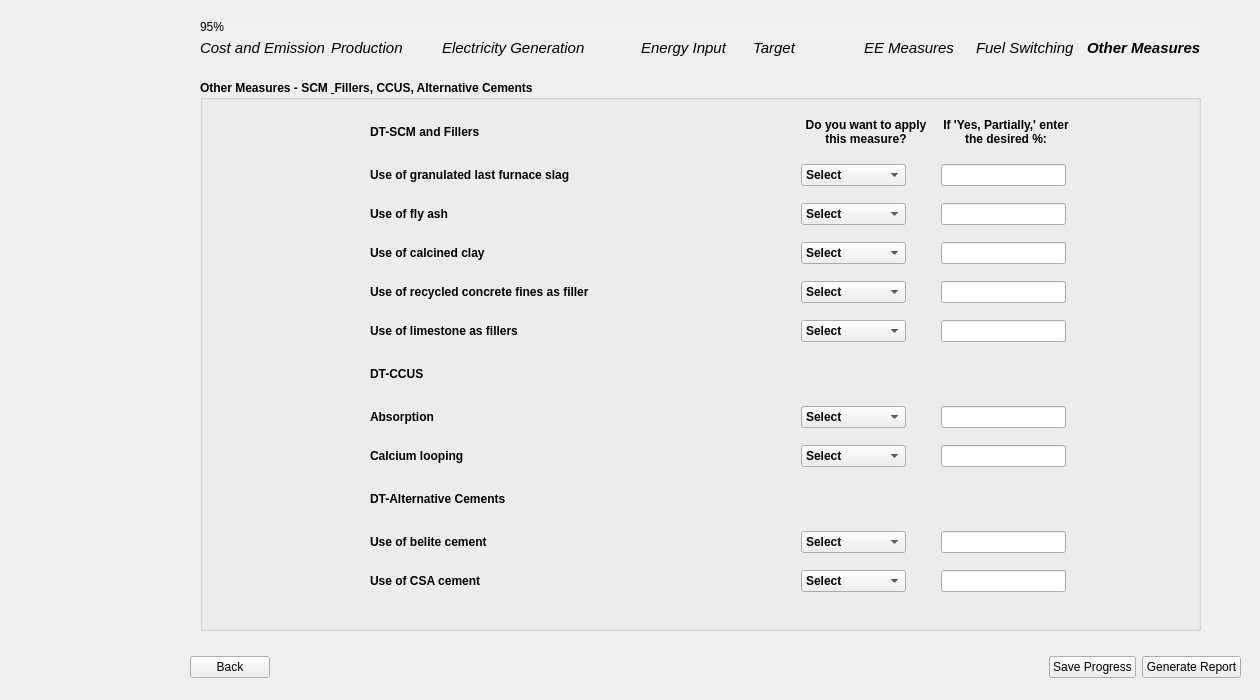
<?xml version="1.0" encoding="UTF-8"?>
<ui version="4.0">
 <class>Page10_AllDTMeasures</class>
 <widget class="QWidget" name="Page10_AllDTMeasures">
  <property name="geometry">
   <rect>
    <x>0</x>
    <y>0</y>
    <width>1260</width>
    <height>700</height>
   </rect>
  </property>
  <property name="sizePolicy">
   <sizepolicy hsizetype="Fixed" vsizetype="Fixed">
    <horstretch>0</horstretch>
    <verstretch>0</verstretch>
   </sizepolicy>
  </property>
  <property name="windowTitle">
   <string>Form</string>
  </property>
  <property name="styleSheet">
   <string notr="true"/>
  </property>
  <widget class="QWidget" name="layoutWidget">
   <property name="geometry">
    <rect>
     <x>190</x>
     <y>650</y>
     <width>1051</width>
     <height>35</height>
    </rect>
   </property>
   <layout class="QHBoxLayout" name="button_layout">
    <item>
     <widget class="QPushButton" name="backBtn">
      <property name="text">
       <string>Back</string>
      </property>
     </widget>
    </item>
    <item>
     <spacer name="horizontalSpacer">
      <property name="orientation">
       <enum>Qt::Horizontal</enum>
      </property>
      <property name="sizeHint" stdset="0">
       <size>
        <width>40</width>
        <height>20</height>
       </size>
      </property>
     </spacer>
    </item>
    <item>
     <widget class="QPushButton" name="saveBtn">
      <property name="text">
       <string>Save Progress</string>
      </property>
     </widget>
    </item>
    <item>
     <widget class="QPushButton" name="pdfBtn">
      <property name="font">
       <font>
        <kerning>true</kerning>
       </font>
      </property>
      <property name="text">
       <string>Generate Report</string>
      </property>
     </widget>
    </item>
   </layout>
  </widget>
  <widget class="QGroupBox" name="page_10_group_1">
   <property name="geometry">
    <rect>
     <x>200</x>
     <y>80</y>
     <width>1001</width>
     <height>551</height>
    </rect>
   </property>
   <property name="font">
    <font>
     <bold>true</bold>
    </font>
   </property>
   <property name="styleSheet">
    <string notr="true">QPushButton {
    background-color: #26481f;  /* Green */
    color: white;
    border: none;
    padding: 8px 16px;
    font-size: 14px;
    border-radius: 6px;
    min-width: 90px;
    min-height: 15px;

}

QPushButton:hover {
    background-color: #45a049;
}

QPushButton:pressed {
    background-color: #3e8e41;
}

QPushButton#saveBtn {
                background-color: white;
                color: #26481f;
            }
QPushButton#saveBtn:hover {
                background-color: #45a049;
			  color: white;
            }

    QLineEdit {
        border-radius: 10px;    
        padding: 5px;           
    }

myLineEdit-&gt;setFixedSize(200, 30)</string>
   </property>
   <property name="title">
    <string>Other Measures - SCM &amp; Fillers, CCUS, Alternative Cements</string>
   </property>
   <widget class="QWidget" name="layoutWidget">
    <property name="geometry">
     <rect>
      <x>170</x>
      <y>30</y>
      <width>701</width>
      <height>501</height>
     </rect>
    </property>
    <layout class="QGridLayout" name="page_10_gridLayout">
     <property name="sizeConstraint">
      <enum>QLayout::SetNoConstraint</enum>
     </property>
     <property name="spacing">
      <number>10</number>
     </property>
     <item row="7" column="1">
      <widget class="QComboBox" name="page_10_comboBox_6">
       <property name="sizePolicy">
        <sizepolicy hsizetype="Fixed" vsizetype="Fixed">
         <horstretch>0</horstretch>
         <verstretch>0</verstretch>
        </sizepolicy>
       </property>
       <item>
        <property name="text">
         <string>Select</string>
        </property>
       </item>
       <item>
        <property name="text">
         <string>Yes (100%)</string>
        </property>
       </item>
       <item>
        <property name="text">
         <string>No (0%)</string>
        </property>
       </item>
       <item>
        <property name="text">
         <string>Yes, Partially</string>
        </property>
       </item>
      </widget>
     </item>
     <item row="1" column="1">
      <widget class="QComboBox" name="page_10_comboBox">
       <property name="sizePolicy">
        <sizepolicy hsizetype="Fixed" vsizetype="Fixed">
         <horstretch>0</horstretch>
         <verstretch>0</verstretch>
        </sizepolicy>
       </property>
       <item>
        <property name="text">
         <string>Select</string>
        </property>
       </item>
       <item>
        <property name="text">
         <string>Yes (100%)</string>
        </property>
       </item>
       <item>
        <property name="text">
         <string>No (0%)</string>
        </property>
       </item>
       <item>
        <property name="text">
         <string>Yes, Partially</string>
        </property>
       </item>
      </widget>
     </item>
     <item row="4" column="1">
      <widget class="QComboBox" name="page_10_comboBox_4">
       <property name="sizePolicy">
        <sizepolicy hsizetype="Fixed" vsizetype="Fixed">
         <horstretch>0</horstretch>
         <verstretch>0</verstretch>
        </sizepolicy>
       </property>
       <item>
        <property name="text">
         <string>Select</string>
        </property>
       </item>
       <item>
        <property name="text">
         <string>Yes (100%)</string>
        </property>
       </item>
       <item>
        <property name="text">
         <string>No (0%)</string>
        </property>
       </item>
       <item>
        <property name="text">
         <string>Yes, Partially</string>
        </property>
       </item>
      </widget>
     </item>
     <item row="3" column="1">
      <widget class="QComboBox" name="page_10_comboBox_3">
       <property name="sizePolicy">
        <sizepolicy hsizetype="Fixed" vsizetype="Fixed">
         <horstretch>0</horstretch>
         <verstretch>0</verstretch>
        </sizepolicy>
       </property>
       <item>
        <property name="text">
         <string>Select</string>
        </property>
       </item>
       <item>
        <property name="text">
         <string>Yes (100%)</string>
        </property>
       </item>
       <item>
        <property name="text">
         <string>No (0%)</string>
        </property>
       </item>
       <item>
        <property name="text">
         <string>Yes, Partially</string>
        </property>
       </item>
      </widget>
     </item>
     <item row="2" column="1">
      <widget class="QComboBox" name="page_10_comboBox_2">
       <property name="sizePolicy">
        <sizepolicy hsizetype="Fixed" vsizetype="Fixed">
         <horstretch>0</horstretch>
         <verstretch>0</verstretch>
        </sizepolicy>
       </property>
       <item>
        <property name="text">
         <string>Select</string>
        </property>
       </item>
       <item>
        <property name="text">
         <string>Yes (100%)</string>
        </property>
       </item>
       <item>
        <property name="text">
         <string>No (0%)</string>
        </property>
       </item>
       <item>
        <property name="text">
         <string>Yes, Partially</string>
        </property>
       </item>
      </widget>
     </item>
     <item row="0" column="0">
      <widget class="QLabel" name="page_10_header_1">
       <property name="font">
        <font>
         <bold>true</bold>
        </font>
       </property>
       <property name="text">
        <string>DT-SCM and Fillers</string>
       </property>
      </widget>
     </item>
     <item row="1" column="0">
      <widget class="QLabel" name="page_10_label">
       <property name="text">
        <string>Use of granulated last furnace slag</string>
       </property>
      </widget>
     </item>
     <item row="7" column="0">
      <widget class="QLabel" name="page_10_label_6">
       <property name="text">
        <string>Absorption</string>
       </property>
      </widget>
     </item>
     <item row="0" column="2">
      <widget class="QLabel" name="page_10_header_6">
       <property name="minimumSize">
        <size>
         <width>130</width>
         <height>30</height>
        </size>
       </property>
       <property name="maximumSize">
        <size>
         <width>130</width>
         <height>30</height>
        </size>
       </property>
       <property name="font">
        <font>
         <bold>true</bold>
        </font>
       </property>
       <property name="text">
        <string>If 'Yes, Partially,' enter the desired %:</string>
       </property>
       <property name="alignment">
        <set>Qt::AlignCenter</set>
       </property>
       <property name="wordWrap">
        <bool>true</bool>
       </property>
      </widget>
     </item>
     <item row="4" column="0">
      <widget class="QLabel" name="page_10_label_4">
       <property name="text">
        <string>Use of recycled concrete fines as filler</string>
       </property>
      </widget>
     </item>
     <item row="3" column="0">
      <widget class="QLabel" name="page_10_label_3">
       <property name="text">
        <string>Use of calcined clay</string>
       </property>
      </widget>
     </item>
     <item row="7" column="2">
      <widget class="QLineEdit" name="page_10_input_6">
       <property name="sizePolicy">
        <sizepolicy hsizetype="Fixed" vsizetype="Fixed">
         <horstretch>0</horstretch>
         <verstretch>0</verstretch>
        </sizepolicy>
       </property>
       <property name="text">
        <string/>
       </property>
      </widget>
     </item>
     <item row="5" column="2">
      <widget class="QLineEdit" name="page_10_input_5">
       <property name="sizePolicy">
        <sizepolicy hsizetype="Fixed" vsizetype="Fixed">
         <horstretch>0</horstretch>
         <verstretch>0</verstretch>
        </sizepolicy>
       </property>
       <property name="text">
        <string/>
       </property>
      </widget>
     </item>
     <item row="5" column="0">
      <widget class="QLabel" name="page_10_label_5">
       <property name="text">
        <string>Use of limestone as fillers</string>
       </property>
      </widget>
     </item>
     <item row="4" column="2">
      <widget class="QLineEdit" name="page_10_input_4">
       <property name="sizePolicy">
        <sizepolicy hsizetype="Fixed" vsizetype="Fixed">
         <horstretch>0</horstretch>
         <verstretch>0</verstretch>
        </sizepolicy>
       </property>
       <property name="text">
        <string/>
       </property>
      </widget>
     </item>
     <item row="11" column="0">
      <widget class="QLabel" name="page_10_label_9">
       <property name="text">
        <string>Use of CSA cement</string>
       </property>
      </widget>
     </item>
     <item row="2" column="0">
      <widget class="QLabel" name="page_10_label_2">
       <property name="text">
        <string>Use of fly ash</string>
       </property>
      </widget>
     </item>
     <item row="8" column="1">
      <widget class="QComboBox" name="page_10_comboBox_7">
       <property name="sizePolicy">
        <sizepolicy hsizetype="Fixed" vsizetype="Fixed">
         <horstretch>0</horstretch>
         <verstretch>0</verstretch>
        </sizepolicy>
       </property>
       <item>
        <property name="text">
         <string>Select</string>
        </property>
       </item>
       <item>
        <property name="text">
         <string>Yes (100%)</string>
        </property>
       </item>
       <item>
        <property name="text">
         <string>No (0%)</string>
        </property>
       </item>
       <item>
        <property name="text">
         <string>Yes, Partially</string>
        </property>
       </item>
      </widget>
     </item>
     <item row="6" column="0">
      <widget class="QLabel" name="page_10_header_2">
       <property name="minimumSize">
        <size>
         <width>0</width>
         <height>30</height>
        </size>
       </property>
       <property name="maximumSize">
        <size>
         <width>16777215</width>
         <height>30</height>
        </size>
       </property>
       <property name="font">
        <font>
         <bold>true</bold>
        </font>
       </property>
       <property name="text">
        <string>DT-CCUS</string>
       </property>
      </widget>
     </item>
     <item row="8" column="0">
      <widget class="QLabel" name="page_10_label_7">
       <property name="text">
        <string>Calcium looping</string>
       </property>
      </widget>
     </item>
     <item row="10" column="2">
      <widget class="QLineEdit" name="page_10_input_8">
       <property name="sizePolicy">
        <sizepolicy hsizetype="Fixed" vsizetype="Fixed">
         <horstretch>0</horstretch>
         <verstretch>0</verstretch>
        </sizepolicy>
       </property>
       <property name="text">
        <string/>
       </property>
      </widget>
     </item>
     <item row="11" column="2">
      <widget class="QLineEdit" name="page_10_input_9">
       <property name="sizePolicy">
        <sizepolicy hsizetype="Fixed" vsizetype="Fixed">
         <horstretch>0</horstretch>
         <verstretch>0</verstretch>
        </sizepolicy>
       </property>
       <property name="text">
        <string/>
       </property>
      </widget>
     </item>
     <item row="3" column="2">
      <widget class="QLineEdit" name="page_10_input_3">
       <property name="sizePolicy">
        <sizepolicy hsizetype="Fixed" vsizetype="Fixed">
         <horstretch>0</horstretch>
         <verstretch>0</verstretch>
        </sizepolicy>
       </property>
       <property name="text">
        <string/>
       </property>
      </widget>
     </item>
     <item row="11" column="1">
      <widget class="QComboBox" name="page_10_comboBox_9">
       <property name="sizePolicy">
        <sizepolicy hsizetype="Fixed" vsizetype="Fixed">
         <horstretch>0</horstretch>
         <verstretch>0</verstretch>
        </sizepolicy>
       </property>
       <item>
        <property name="text">
         <string>Select</string>
        </property>
       </item>
       <item>
        <property name="text">
         <string>Yes (100%)</string>
        </property>
       </item>
       <item>
        <property name="text">
         <string>No (0%)</string>
        </property>
       </item>
       <item>
        <property name="text">
         <string>Yes, Partially</string>
        </property>
       </item>
      </widget>
     </item>
     <item row="9" column="0">
      <widget class="QLabel" name="page_10_header_3">
       <property name="minimumSize">
        <size>
         <width>0</width>
         <height>30</height>
        </size>
       </property>
       <property name="maximumSize">
        <size>
         <width>16777215</width>
         <height>30</height>
        </size>
       </property>
       <property name="font">
        <font>
         <bold>true</bold>
        </font>
       </property>
       <property name="text">
        <string>DT-Alternative Cements</string>
       </property>
      </widget>
     </item>
     <item row="0" column="1">
      <widget class="QLabel" name="page_10_header_5">
       <property name="minimumSize">
        <size>
         <width>130</width>
         <height>30</height>
        </size>
       </property>
       <property name="maximumSize">
        <size>
         <width>130</width>
         <height>30</height>
        </size>
       </property>
       <property name="font">
        <font>
         <bold>true</bold>
        </font>
       </property>
       <property name="text">
        <string>Do you want to apply this measure?</string>
       </property>
       <property name="alignment">
        <set>Qt::AlignCenter</set>
       </property>
       <property name="wordWrap">
        <bool>true</bool>
       </property>
      </widget>
     </item>
     <item row="8" column="2">
      <widget class="QLineEdit" name="page_10_input_7">
       <property name="sizePolicy">
        <sizepolicy hsizetype="Fixed" vsizetype="Fixed">
         <horstretch>0</horstretch>
         <verstretch>0</verstretch>
        </sizepolicy>
       </property>
       <property name="text">
        <string/>
       </property>
      </widget>
     </item>
     <item row="2" column="2">
      <widget class="QLineEdit" name="page_10_input_2">
       <property name="sizePolicy">
        <sizepolicy hsizetype="Fixed" vsizetype="Fixed">
         <horstretch>0</horstretch>
         <verstretch>0</verstretch>
        </sizepolicy>
       </property>
       <property name="text">
        <string/>
       </property>
      </widget>
     </item>
     <item row="10" column="1">
      <widget class="QComboBox" name="page_10_comboBox_8">
       <property name="sizePolicy">
        <sizepolicy hsizetype="Fixed" vsizetype="Fixed">
         <horstretch>0</horstretch>
         <verstretch>0</verstretch>
        </sizepolicy>
       </property>
       <item>
        <property name="text">
         <string>Select</string>
        </property>
       </item>
       <item>
        <property name="text">
         <string>Yes (100%)</string>
        </property>
       </item>
       <item>
        <property name="text">
         <string>No (0%)</string>
        </property>
       </item>
       <item>
        <property name="text">
         <string>Yes, Partially</string>
        </property>
       </item>
      </widget>
     </item>
     <item row="1" column="2">
      <widget class="QLineEdit" name="page_10_input">
       <property name="sizePolicy">
        <sizepolicy hsizetype="Fixed" vsizetype="Fixed">
         <horstretch>0</horstretch>
         <verstretch>0</verstretch>
        </sizepolicy>
       </property>
       <property name="text">
        <string/>
       </property>
      </widget>
     </item>
     <item row="5" column="1">
      <widget class="QComboBox" name="page_10_comboBox_5">
       <property name="sizePolicy">
        <sizepolicy hsizetype="Fixed" vsizetype="Fixed">
         <horstretch>0</horstretch>
         <verstretch>0</verstretch>
        </sizepolicy>
       </property>
       <item>
        <property name="text">
         <string>Select</string>
        </property>
       </item>
       <item>
        <property name="text">
         <string>Yes (100%)</string>
        </property>
       </item>
       <item>
        <property name="text">
         <string>No (0%)</string>
        </property>
       </item>
       <item>
        <property name="text">
         <string>Yes, Partially</string>
        </property>
       </item>
      </widget>
     </item>
     <item row="10" column="0">
      <widget class="QLabel" name="page_10_label_8">
       <property name="text">
        <string>Use of belite cement</string>
       </property>
      </widget>
     </item>
    </layout>
   </widget>
  </widget>
  <widget class="QLabel" name="side_image">
   <property name="geometry">
    <rect>
     <x>0</x>
     <y>-30</y>
     <width>171</width>
     <height>761</height>
    </rect>
   </property>
   <property name="text">
    <string/>
   </property>
   <property name="pixmap">
    <pixmap>../images/BEST_side_abstract.png</pixmap>
   </property>
  </widget>
  <widget class="QProgressBar" name="progressBar">
   <property name="geometry">
    <rect>
     <x>200</x>
     <y>20</y>
     <width>1001</width>
     <height>23</height>
    </rect>
   </property>
   <property name="styleSheet">
    <string notr="true">QProgressBar {
    background-color: #F0F0F0;
    border: none;
	border-radius: 8px;
}
QProgressBar::chunk {
	border-radius: 8px;
    background: QLinearGradient(
        x1: 0, y1: 0, x2: 1, y2: 0,
        stop: 0 #33bef0,   /* Light Blue */
        stop: 1 #77d695    /* Light Green */
    );
}</string>
   </property>
   <property name="value">
    <number>95</number>
   </property>
  </widget>
  <widget class="QWidget" name="layoutWidget_3">
   <property name="geometry">
    <rect>
     <x>200</x>
     <y>40</y>
     <width>1001</width>
     <height>16</height>
    </rect>
   </property>
   <layout class="QGridLayout" name="gridLayout_12">
    <item row="0" column="0">
     <widget class="QLabel" name="label_3">
      <property name="font">
       <font>
        <pointsize>11</pointsize>
        <italic>true</italic>
        <bold>false</bold>
       </font>
      </property>
      <property name="text">
       <string>Cost and Emission</string>
      </property>
     </widget>
    </item>
    <item row="0" column="1">
     <widget class="QLabel" name="label_10">
      <property name="font">
       <font>
        <pointsize>11</pointsize>
        <italic>true</italic>
       </font>
      </property>
      <property name="text">
       <string>Production</string>
      </property>
     </widget>
    </item>
    <item row="0" column="2">
     <widget class="QLabel" name="label_11">
      <property name="font">
       <font>
        <pointsize>11</pointsize>
        <italic>true</italic>
       </font>
      </property>
      <property name="text">
       <string>Electricity Generation            </string>
      </property>
     </widget>
    </item>
    <item row="0" column="3">
     <widget class="QLabel" name="label_12">
      <property name="font">
       <font>
        <pointsize>11</pointsize>
        <italic>true</italic>
       </font>
      </property>
      <property name="text">
       <string>Energy Input</string>
      </property>
     </widget>
    </item>
    <item row="0" column="4">
     <widget class="QLabel" name="label_13">
      <property name="font">
       <font>
        <pointsize>11</pointsize>
        <italic>true</italic>
        <bold>false</bold>
       </font>
      </property>
      <property name="text">
       <string>Target</string>
      </property>
     </widget>
    </item>
    <item row="0" column="5">
     <widget class="QLabel" name="label_14">
      <property name="font">
       <font>
        <pointsize>11</pointsize>
        <italic>true</italic>
        <bold>false</bold>
       </font>
      </property>
      <property name="text">
       <string>EE Measures</string>
      </property>
     </widget>
    </item>
    <item row="0" column="6">
     <widget class="QLabel" name="label_15">
      <property name="font">
       <font>
        <pointsize>11</pointsize>
        <italic>true</italic>
       </font>
      </property>
      <property name="text">
       <string>Fuel Switching</string>
      </property>
     </widget>
    </item>
    <item row="0" column="7">
     <widget class="QLabel" name="label_16">
      <property name="font">
       <font>
        <pointsize>11</pointsize>
        <italic>true</italic>
        <bold>true</bold>
       </font>
      </property>
      <property name="text">
       <string>Other Measures</string>
      </property>
     </widget>
    </item>
   </layout>
  </widget>
 </widget>
 <tabstops>
  <tabstop>page_10_input</tabstop>
  <tabstop>page_10_input_2</tabstop>
  <tabstop>page_10_input_3</tabstop>
  <tabstop>page_10_input_4</tabstop>
  <tabstop>page_10_input_5</tabstop>
  <tabstop>page_10_input_6</tabstop>
  <tabstop>page_10_input_7</tabstop>
  <tabstop>page_10_input_8</tabstop>
  <tabstop>page_10_input_9</tabstop>
  <tabstop>backBtn</tabstop>
  <tabstop>saveBtn</tabstop>
  <tabstop>pdfBtn</tabstop>
  <tabstop>page_10_comboBox</tabstop>
  <tabstop>page_10_comboBox_2</tabstop>
  <tabstop>page_10_comboBox_3</tabstop>
  <tabstop>page_10_comboBox_4</tabstop>
  <tabstop>page_10_comboBox_5</tabstop>
  <tabstop>page_10_comboBox_6</tabstop>
  <tabstop>page_10_comboBox_7</tabstop>
  <tabstop>page_10_comboBox_8</tabstop>
  <tabstop>page_10_comboBox_9</tabstop>
 </tabstops>
 <resources/>
 <connections/>
</ui>
